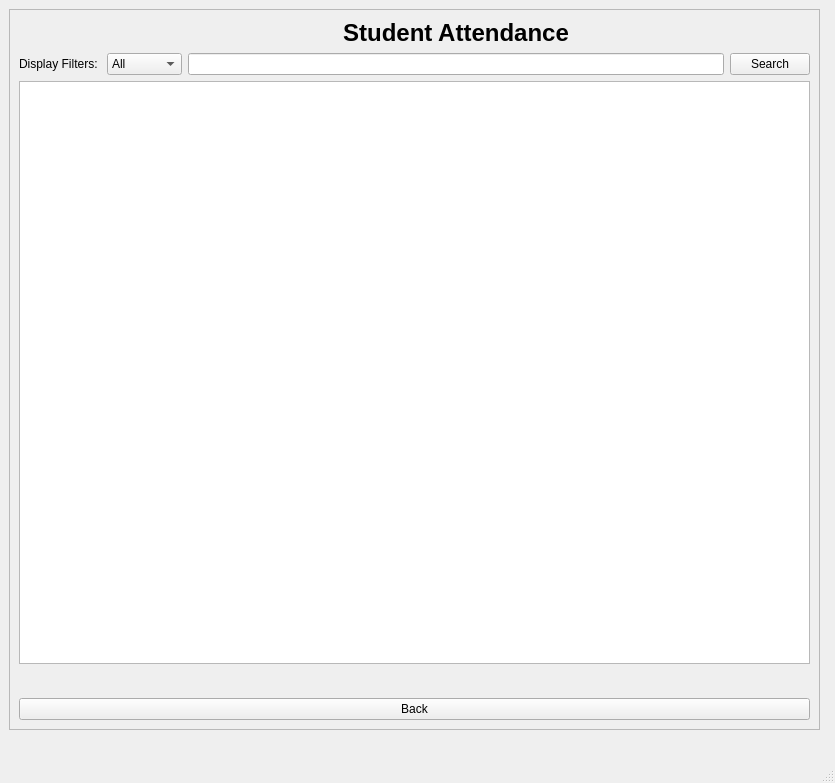
<?xml version="1.0" encoding="UTF-8"?>
<ui version="4.0">
 <class>viewAttendance</class>
 <widget class="QMainWindow" name="viewAttendance">
  <property name="geometry">
   <rect>
    <x>0</x>
    <y>0</y>
    <width>835</width>
    <height>783</height>
   </rect>
  </property>
  <property name="windowTitle">
   <string>View Attendance</string>
  </property>
  <widget class="QWidget" name="centralwidget">
   <widget class="QFrame" name="viewAttendancePage">
    <property name="geometry">
     <rect>
      <x>9</x>
      <y>9</y>
      <width>811</width>
      <height>721</height>
     </rect>
    </property>
    <property name="minimumSize">
     <size>
      <width>811</width>
      <height>721</height>
     </size>
    </property>
    <property name="frameShape">
     <enum>QFrame::StyledPanel</enum>
    </property>
    <property name="frameShadow">
     <enum>QFrame::Raised</enum>
    </property>
    <layout class="QGridLayout" name="gridLayout">
     <item row="1" column="0">
      <widget class="QLabel" name="filterLabel">
       <property name="text">
        <string>Display Filters: </string>
       </property>
      </widget>
     </item>
     <item row="1" column="2">
      <widget class="QLineEdit" name="searchText">
       <property name="text">
        <string/>
       </property>
      </widget>
     </item>
     <item row="1" column="3">
      <widget class="QPushButton" name="searchBtn">
       <property name="text">
        <string>Search</string>
       </property>
      </widget>
     </item>
     <item row="2" column="0" colspan="4">
      <widget class="QTableWidget" name="table">
       <property name="sizeAdjustPolicy">
        <enum>QAbstractScrollArea::AdjustToContents</enum>
       </property>
      </widget>
     </item>
     <item row="4" column="0" colspan="4">
      <widget class="QPushButton" name="backBtn">
       <property name="text">
        <string>Back</string>
       </property>
      </widget>
     </item>
     <item row="0" column="2">
      <widget class="QLabel" name="label">
       <property name="text">
        <string>&lt;html&gt;&lt;head/&gt;&lt;body&gt;&lt;p&gt;&lt;span style=&quot; font-size:18pt; font-weight:600;&quot;&gt;Student Attendance&lt;/span&gt;&lt;/p&gt;&lt;/body&gt;&lt;/html&gt;</string>
       </property>
       <property name="alignment">
        <set>Qt::AlignCenter</set>
       </property>
      </widget>
     </item>
     <item row="1" column="1">
      <widget class="QComboBox" name="filterComboBox">
       <item>
        <property name="text">
         <string>All</string>
        </property>
       </item>
       <item>
        <property name="text">
         <string>Good</string>
        </property>
       </item>
       <item>
        <property name="text">
         <string>Warning</string>
        </property>
       </item>
       <item>
        <property name="text">
         <string>Danger</string>
        </property>
       </item>
      </widget>
     </item>
     <item row="3" column="1" colspan="2">
      <widget class="QLabel" name="detailLabel">
       <property name="font">
        <font>
         <pointsize>14</pointsize>
        </font>
       </property>
       <property name="text">
        <string/>
       </property>
       <property name="alignment">
        <set>Qt::AlignCenter</set>
       </property>
      </widget>
     </item>
    </layout>
   </widget>
  </widget>
  <widget class="QMenuBar" name="menubar">
   <property name="geometry">
    <rect>
     <x>0</x>
     <y>0</y>
     <width>835</width>
     <height>22</height>
    </rect>
   </property>
  </widget>
  <widget class="QStatusBar" name="statusbar"/>
 </widget>
 <resources/>
 <connections/>
</ui>
